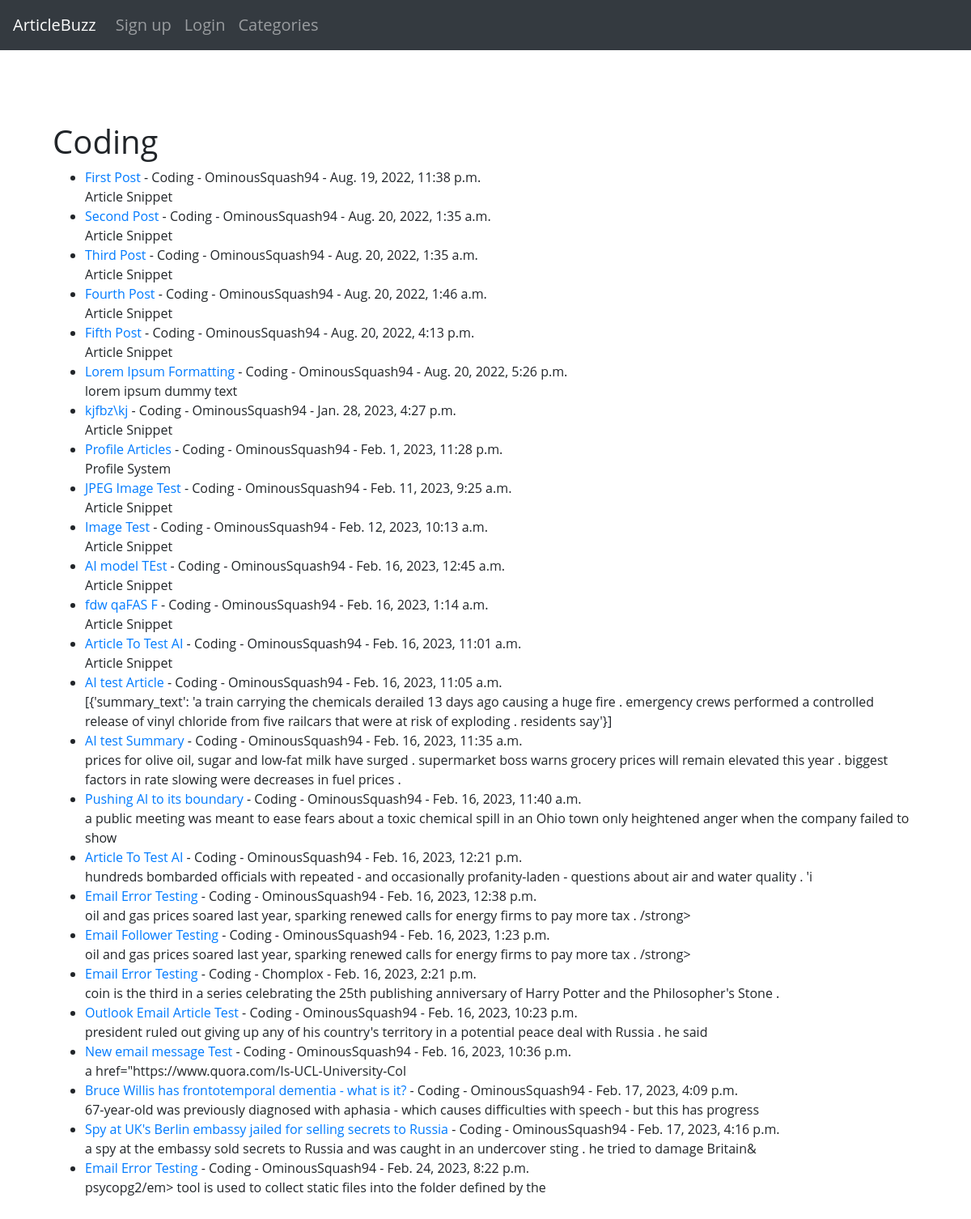
The page /category/Coding on the database its author committed.
### theblog/models.py (models this page shows, shortened)
class Post(models.Model):
	title = models.CharField(max_length = 255) # Title Field
	author = models.ForeignKey(User, on_delete = models.CASCADE) # Deletes blog posts for a user if they delete account
	header_image = models.ImageField(null = True, blank = True, upload_to = 'uploads/images', default = None)
	body = RichTextField(blank= True, null = True)
	date_published = models.DateTimeField(auto_now_add = True) # Automatically adds the date
	likes = models.ManyToManyField(User, related_name ='blog_post') # Updating count of the upvotes
	tags = models.CharField(max_length = 255, default = 'Coding') # List of tags from the Tag table
	snippet  = models.CharField(max_length = 300, default = 'Article Snippet') # Article Snippet field to display on screen
	number_likes = models.IntegerField(default = 0)

### theblog/views.py (the view)
# urls.py: path('category/<str:cats>', CategoryView, name = 'category'),
def CategoryView(request, cats):
	cat_posts = Post.objects.filter(tags = cats)
	return render (request, 'categories.html', {'cats':cats.title(), 'cat_posts':cat_posts})

### theblog/templates/categories.html (shortened to what this page needs)
{% extends 'base.html' %}
{%block content%}
{% if cat_posts %}
	<h1>{{cats}}</h1>
	<ul>
	{% for post in cat_posts %}
		<li><a href = "{% url 'article-detail' post.pk %}">{{post.title}}</a>
		 - {{post.tags}}
		 - {{post.author}}
		 - {{post.date_published}}
		 <br>
		{{post.snippet|safe}}
	{% endfor %}
	</ul>
<br>
<br>
{% else %}
	<h1>Sorry this page does not exist</h1>
{% endif %}
{%endblock%}

### theblog/static/theblog/style.css (style rules this page uses)
body { background-color: white; margin: 0px; padding: 0; }

### rows shown on the page
Post: title "First Post", tags "Coding", author "OminousSquash94", date_published "Aug. 19, 2022, 11:38 p.m.", snippet "Article Snippet"
Post: title "Second Post", tags "Coding", author "OminousSquash94", date_published "Aug. 20, 2022, 1:35 a.m.", snippet "Article Snippet"
Post: title "Third Post", tags "Coding", author "OminousSquash94", date_published "Aug. 20, 2022, 1:35 a.m.", snippet "Article Snippet"
Post: title "Fourth Post", tags "Coding", author "OminousSquash94", date_published "Aug. 20, 2022, 1:46 a.m.", snippet "Article Snippet"
Post: title "Fifth Post", tags "Coding", author "OminousSquash94", date_published "Aug. 20, 2022, 4:13 p.m.", snippet "Article Snippet"
Post: title "Lorem Ipsum Formatting", tags "Coding", author "OminousSquash94", date_published "Aug. 20, 2022, 5:26 p.m.", snippet "lorem ipsum dummy text"
Post: title "kjfbz\\kj", tags "Coding", author "OminousSquash94", date_published "Jan. 28, 2023, 4:27 p.m.", snippet "Article Snippet"
Post: title "Profile Articles", tags "Coding", author "OminousSquash94", date_published "Feb. 1, 2023, 11:28 p.m.", snippet "Profile System"
Post: title "JPEG Image Test", tags "Coding", author "OminousSquash94", date_published "Feb. 11, 2023, 9:25 a.m.", snippet "Article Snippet"
Post: title "Image Test", tags "Coding", author "OminousSquash94", date_published "Feb. 12, 2023, 10:13 a.m.", snippet "Article Snippet"
Post: title "AI model TEst", tags "Coding", author "OminousSquash94", date_published "Feb. 16, 2023, 12:45 a.m.", snippet "Article Snippet"
Post: title "fdw qaFAS F", tags "Coding", author "OminousSquash94", date_published "Feb. 16, 2023, 1:14 a.m.", snippet "Article Snippet"
Post: title "Article To Test AI", tags "Coding", author "OminousSquash94", date_published "Feb. 16, 2023, 11:01 a.m.", snippet "Article Snippet"
Post: title "AI test Article", tags "Coding", author "OminousSquash94", date_published "Feb. 16, 2023, 11:05 a.m.", snippet "[{'summary_text': 'a train carrying the chemicals derailed 13 days ago causing a huge fire . emergency crews performed a controlled release of vinyl chloride from five railcars that were at risk of exploding . residents say'}]"
Post: title "AI test Summary", tags "Coding", author "OminousSquash94", date_published "Feb. 16, 2023, 11:35 a.m.", snippet "prices for olive oil, sugar and low-fat milk have surged . supermarket boss warns grocery prices will remain elevated this year . biggest factors in rate slowing were decreases in fuel prices ."
Post: title "Pushing AI to its boundary", tags "Coding", author "OminousSquash94", date_published "Feb. 16, 2023, 11:40 a.m.", snippet "a public meeting was meant to ease fears about a toxic chemical spill in an Ohio town only heightened anger when the company failed to show"
Post: title "Article To Test AI", tags "Coding", author "OminousSquash94", date_published "Feb. 16, 2023, 12:21 p.m.", snippet "hundreds bombarded officials with repeated - and occasionally profanity-laden - questions about air and water quality . 'i"
Post: title "Email Error Testing", tags "Coding", author "OminousSquash94", date_published "Feb. 16, 2023, 12:38 p.m.", snippet "oil and gas prices soared last year, sparking renewed calls for energy firms to pay more tax . /strong>"
Post: title "Email Follower Testing", tags "Coding", author "OminousSquash94", date_published "Feb. 16, 2023, 1:23 p.m.", snippet "oil and gas prices soared last year, sparking renewed calls for energy firms to pay more tax . /strong>"
Post: title "Email Error Testing", tags "Coding", author "Chomplox", date_published "Feb. 16, 2023, 2:21 p.m.", snippet "coin is the third in a series celebrating the 25th publishing anniversary of Harry Potter and the Philosopher's Stone ."
Post: title "Outlook Email Article Test", tags "Coding", author "OminousSquash94", date_published "Feb. 16, 2023, 10:23 p.m.", snippet "president ruled out giving up any of his country's territory in a potential peace deal with Russia . he said"
Post: title "New email message Test", tags "Coding", author "OminousSquash94", date_published "Feb. 16, 2023, 10:36 p.m.", snippet "a href=\"https://www.quora.com/Is-UCL-University-Col"
Post: title "Bruce Willis has frontotemporal dementia - what is it?", tags "Coding", author "OminousSquash94", date_published "Feb. 17, 2023, 4:09 p.m.", snippet "67-year-old was previously diagnosed with aphasia - which causes difficulties with speech - but this has progress"
Post: title "Spy at UK's Berlin embassy jailed for selling secrets to Russia", tags "Coding", author "OminousSquash94", date_published "Feb. 17, 2023, 4:16 p.m.", snippet "a spy at the embassy sold secrets to Russia and was caught in an undercover sting . he tried to damage Britain&"
Post: title "Email Error Testing", tags "Coding", author "OminousSquash94", date_published "Feb. 24, 2023, 8:22 p.m.", snippet "psycopg2/em> tool is used to collect static files into the folder defined by the"

### other values the page prints
{{ cats }} "Coding"
